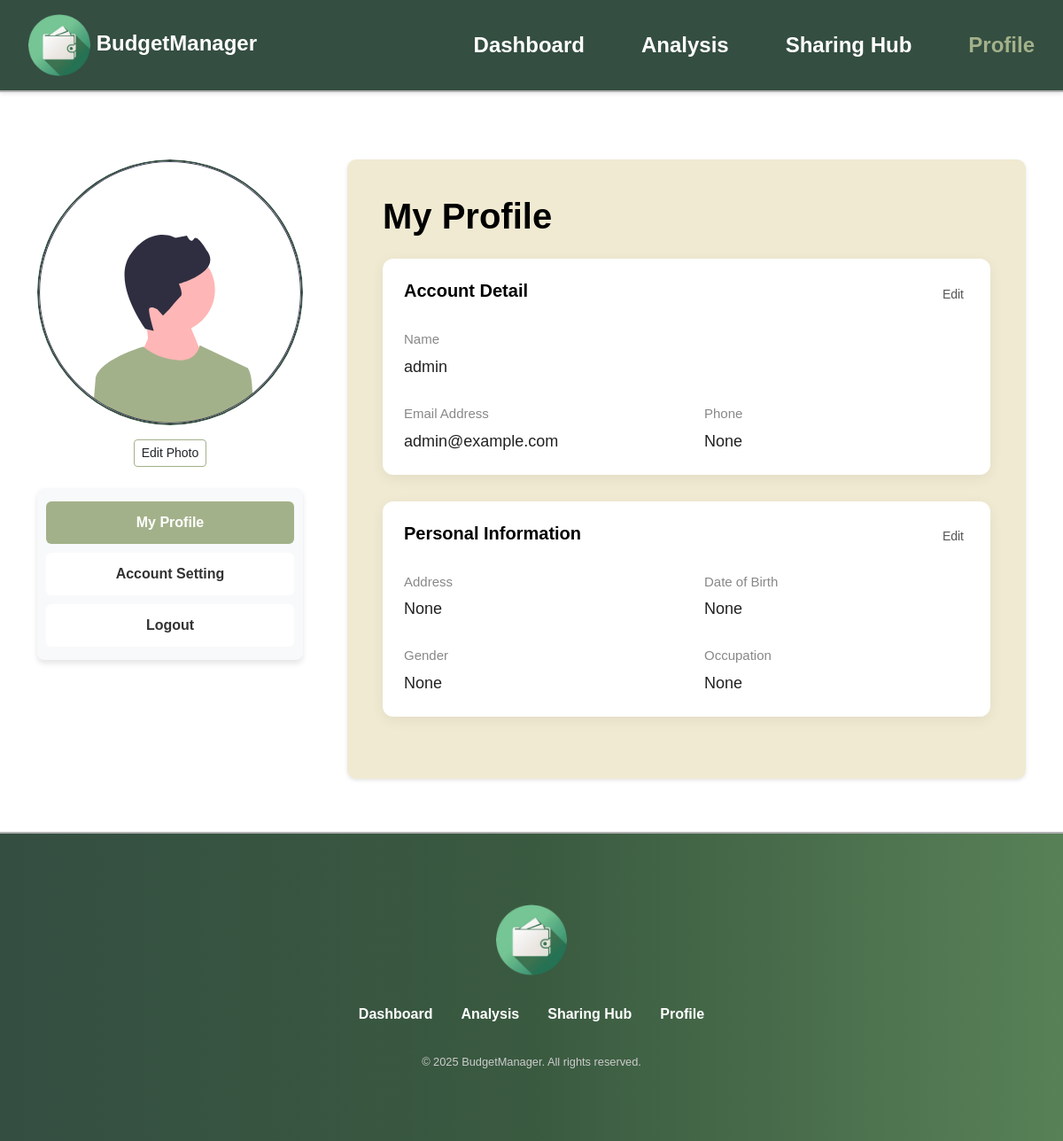
Screenshot of /profile (signed in) with the database file from the repository.
### models/userProfile.py (models this page shows, shortened)
class Profile(db.Model):
    __tablename__ = 'user_profile'
    user_id = db.Column(db.Integer, db.ForeignKey('users.id'), primary_key=True, nullable=False)
    email = db.Column(db.String(100), nullable=False)
    name = db.Column(db.String(50), nullable=False)
    phone = db.Column(db.String(20))
    address = db.Column(db.String(200))
    dob = db.Column(db.String(10))
    gender = db.Column(db.String(10))
    occupation = db.Column(db.String(50))
    photo = db.Column(db.String(200), default='media/images/user-review1.svg')

### models/user.py (models this page shows, shortened)
class User(db.Model):
    __tablename__ = 'users'
    id = db.Column(db.Integer, primary_key=True)
    name = db.Column(db.String(100), nullable=False)
    email = db.Column(db.String(100), unique=True, nullable=False)
    password_hash = db.Column(db.String(256), nullable=False)
    created_at = db.Column(db.DateTime, default=datetime.utcnow)

### app.py (the view)
@app.route('/profile')
@login_required_custom
def profile():
    user_id = session.get('user_id')
    if not user_id:
        return redirect(url_for('login'))
    user = User.query.get(user_id)
    profile = Profile.query.filter_by(user_id=user_id).first()
    return render_template('profile.html', user=user, profile=profile)

### app.py (called while the page is built)
def login_required_custom(f):
    @wraps(f)
    def decorated_function(*args, **kwargs):
        if 'user_id' not in session:
            flash('please login first', 'warning')
            return redirect(url_for('login'))
        return f(*args, **kwargs)
    return decorated_function

### templates/profile.html (shortened to what this page needs)
{% extends "layout_user.html" %}
{% block styles %}
<link href="https://cdn.jsdelivr.net/npm/bootstrap@5.3.5/dist/css/bootstrap.min.css" rel="stylesheet">
<link rel="stylesheet" href="{{ url_for('static', filename='css/profile.css') }}">
{% endblock %}
{% block content %}
<section class="container profile-section">
    <div class="profile-container">
        <div class="profile-sidebar">
            <div class="profile-image-container">
                <img id="profile-img" src="{{ url_for('static', filename=profile.photo) }}" class="img-fluid rounded-circle w-100 mb-2 profile-image" alt="Profile image" onerror='this.onerror=null;this.src="{{ url_for("static", filename="media/images/user-review1.svg") }}";'>
            </div>
            <button type="button" class="btn btn-outline-dark btn-sm mt-3 mb-2" data-bs-toggle="modal" data-bs-target="#photoModal">
                Edit Photo
            </button>
            <div class="nav nav-pills flex-column mt-3 tab-bar" id="sidebar-tabs" role="tablist">
                <a class="nav-link nav-link-item active" id="profile-tab" data-bs-toggle="tab" href="#profile" role="tab" aria-controls="profile" aria-selected="true">My Profile</a>
                <a class="nav-link nav-link-item" id="account-setting-tab" data-bs-toggle="tab" href="#account-setting" role="tab" aria-controls="account-setting" aria-selected="false">Account Setting</a>
                <a class="nav-link nav-link-item" data-bs-toggle="modal" href="#logoutModal" role="tab">Logout</a>
            </div>
        </div>
        <div class="profile-content">
            <div class="profile-details">
                <div class="tab-content">
                    <div class="tab-pane fade show active" id="profile" role="tabpanel" aria-labelledby="profile-tab">
                        <h1 class="mb-4 fw-bold">My Profile</h1>
                        <div class="profile-card">
                            <div class="profile-card-header">
                                <h5 class="fw-bold">Account Detail</h5>
                                <button class="edit-btn" onclick="toggleEdit('account-detail')">Edit</button>
                            </div>
                            <form method="POST" action="{{ url_for('update_prof') }}">
                                <div id="account-detail-display" class="profile-card-content">
                                    <div class="profile-row">
                                        <div class="profile-item">
                                            <label>Name</label>
                                            <p>{{ user.name }}</p>
                                        </div>
                                    </div>
                                    <div class="profile-row">
                                        <div class="profile-item">
                                            <label>Email Address</label>
                                            <p>{{ user.email }}</p>
                                        </div>
                                        <div class="profile-item">
                                            <label>Phone</label>
                                            <p>{{ profile.phone }}</p>
                                        </div>
                                    </div>
                                </div>
                            </form>
                        </div>
                        <div class="profile-card">
                            <div class="profile-card-header">
                                <h5 class="fw-bold">Personal Information</h5>
                                <button class="edit-btn" onclick="toggleEdit('personal-info')">Edit</button>
                            </div>
                            <form method="POST" action="{{ url_for('update_prof') }}">
                                <div id="personal-info-display" class="profile-card-content">
                                    <div class="profile-row">
                                        <div class="profile-item">
                                            <label>Address</label>
                                            <p>{{ profile.address }}</p>
                                        </div>
                                        <div class="profile-item">
                                            <label>Date of Birth</label>
                                            <p>{{ profile.dob }}</p>
                                        </div>
                                    </div>
                                    <div class="profile-row">
                                        <div class="profile-item">
                                            <label>Gender</label>
                                            <p>{{ profile.gender }}</p>
                                        </div>
                                        <div class="profile-item">
                                            <label>Occupation</label>
                                            <p>{{ profile.occupation }}</p>
                                        </div>
                                    </div>
                                </div>
                            </form>
                        </div>
                    </div>
                </div>
            </div>
    </section>
{% endblock %}

### static/css/profile.css (style rules this page uses)
body, h1, ul, li, a { margin: 0; padding: 0; list-style: none; text-decoration: none; color: inherit; }
body { font-family: 'Arial', sans-serif; background-color: #ffffff; color: #000; display: flex; flex-direction: column; }
body, html { scroll-behavior: smooth; height: 100%; }
.profile-section { padding-top: 180px; flex-grow: 1; display: flex; padding-bottom: 60px; }
.profile-container { flex: 1; display: flex; gap: 50px; align-items: flex-start; }
.profile-content { flex: 1; display: flex; flex-direction: column; justify-content: space-between; gap: 20px; border-radius: 10px; background-color: #f0ead2; box-shadow: 0 2px 4px rgba(0, 0, 0, 0.1); padding: 40px; }
.profile-sidebar { flex: 0 0 300px; text-align: center; }
.profile-details { flex: 1; font-size: 1.2rem; }
.profile-image-container { width: 300px; height: 300px; overflow: hidden; border-radius: 50%; margin: 0 auto; }
.profile-image { width: 100%; height: 100%; object-fit: cover; border-radius: 50%; display: block; border: 2px solid #344e41; }
.tab-bar { background-color: #f8f9fa; border-radius: 8px; box-shadow: 0 4px 6px rgba(0, 0, 0, 0.1); padding: 10px; }
.tab-bar .nav-link-item { margin: 5px 0; padding: 12px 20px; color: #333; background-color: #fff; border-radius: 6px; text-align: center; transition: all 0.3s ease; font-weight: bold; }
.tab-bar .nav-link-item.active { background-color: #a3b18a; color: #fff; }
.profile-card { background: white; border-radius: 12px; padding: 24px; margin-bottom: 30px; box-shadow: 0 4px 16px rgba(0, 0, 0, 0.06); flex-grow: 1; }
.profile-card-header { display: flex; justify-content: space-between; align-items: center; margin-bottom: 20px; }
.edit-btn { background: transparent; border: none; color: #555; font-size: 14px; cursor: pointer; }
.profile-card-content { display: flex; flex-direction: column; gap: 24px; }
.profile-row { display: flex; gap: 40px; flex-wrap: nowrap; justify-content: space-between; }
.profile-item { flex: 1; min-width: 200px; }
.profile-item label { font-size: 15px; color: #888; font-weight: 500; }
.profile-item p { font-size: 18px; margin: 4px 0 0 0; color: #222; }
.btn-outline-dark { border-color: #a3b18a; }

### rows the page displays
Profile: photo (picture), phone "None", address "None", dob "None", gender "None", occupation "None"
User: name "admin", email "admin@example.com"
